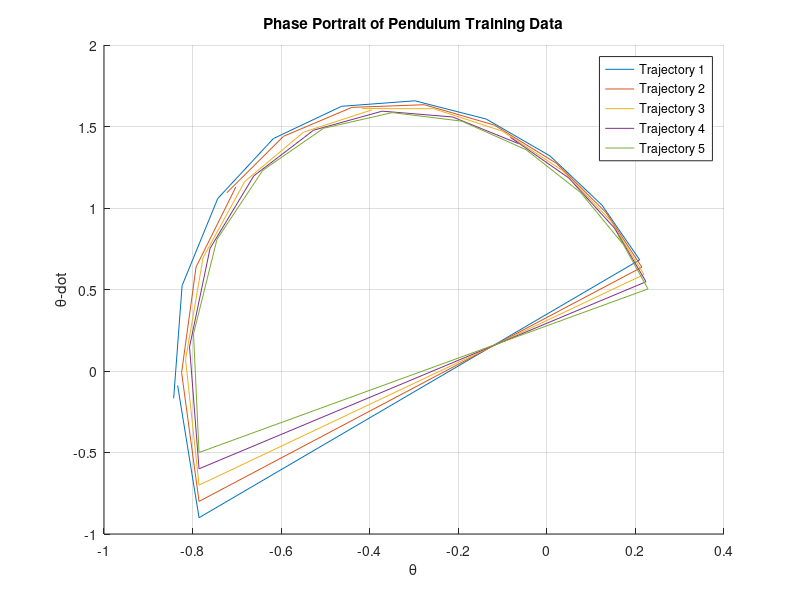

Write the MATLAB code that produced this figure.
clc
clear

%% Problem 2 Part A
pendulum_A = [0 1;-9.8 -2];
eig_A = eig(pendulum_A);

%% Problem 2 Part B
% Load the training dataset from 'pendulum_training.csv'
data = csvread('training/pendulum_training.csv');

% Number of trajectories in the dataset
num_trajectories = 126;

% Sampling rate
sampling_rate = 0.1;

% Number of data points in each trajectory
num_points = size(data, 1)/num_trajectories;

% Time span for each trajectory
time_span = 1;

% Visualize a few sample trajectories by plotting a phase portrait (θ vs ẋ)
figure;
% hold on;
for i = 1:5 % Plot up to 5 trajectories
    hold on;
    % Extract theta and theta_dot for the current trajectory
    index = num_points*(i-1)+2*i;
    theta = data(index:index+num_points,1);
    theta_dot = data(index:index+num_points,2);
    
    % Plot phase portrait (theta vs theta_dot)
    plot(theta, theta_dot);
end

% Set labels and title
xlabel('\theta');
ylabel('\theta-dot');
title('Phase Portrait of Pendulum Training Data');

% Add legend
legend('Trajectory 1', 'Trajectory 2', 'Trajectory 3', 'Trajectory 4', 'Trajectory 5');

% Display grid
grid on;

hold off;

%% Problem 2 Part 3

